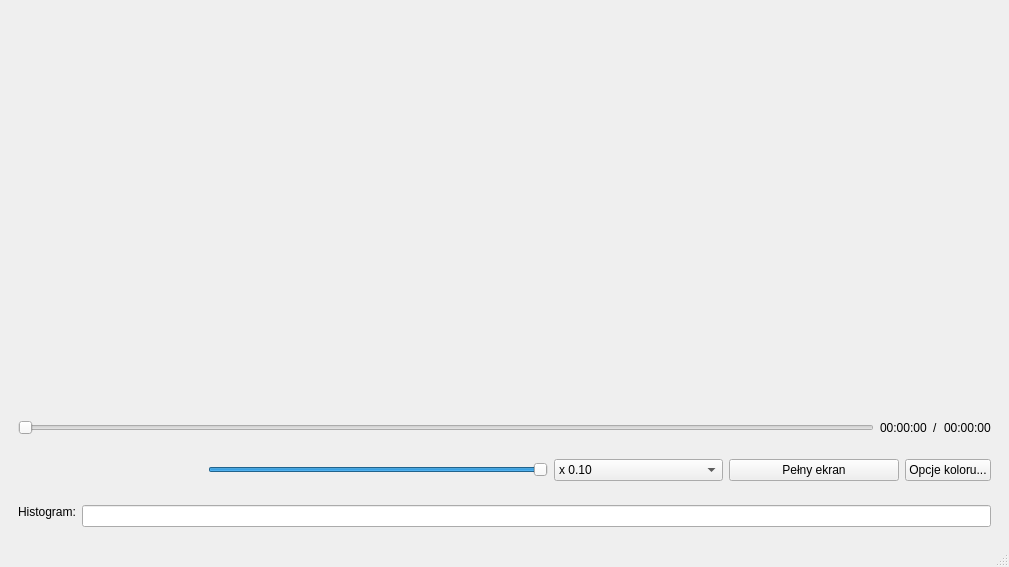
<?xml version="1.0" encoding="UTF-8"?>
<ui version="4.0">
 <class>PMPlayerView</class>
 <widget class="QMainWindow" name="PMPlayerView">
  <property name="geometry">
   <rect>
    <x>0</x>
    <y>0</y>
    <width>1009</width>
    <height>567</height>
   </rect>
  </property>
  <property name="windowTitle">
   <string>Play, Music, Play!</string>
  </property>
  <property name="windowIcon">
   <iconset resource="../../../resources/icons/icons.qrc">
    <normaloff>:/icons/disc.png</normaloff>:/icons/disc.png</iconset>
  </property>
  <property name="toolButtonStyle">
   <enum>Qt::ToolButtonIconOnly</enum>
  </property>
  <widget class="QWidget" name="centralwidget">
   <layout class="QVBoxLayout" name="verticalLayout">
    <item>
     <widget class="QWidget" name="mediaWidget" native="true">
      <property name="sizePolicy">
       <sizepolicy hsizetype="Expanding" vsizetype="Expanding">
        <horstretch>0</horstretch>
        <verstretch>0</verstretch>
       </sizepolicy>
      </property>
      <layout class="QHBoxLayout" name="horizontalLayout"/>
     </widget>
    </item>
    <item>
     <widget class="QWidget" name="timelineWidget" native="true">
      <property name="sizePolicy">
       <sizepolicy hsizetype="Expanding" vsizetype="Fixed">
        <horstretch>0</horstretch>
        <verstretch>0</verstretch>
       </sizepolicy>
      </property>
      <layout class="QHBoxLayout" name="horizontalLayout_2">
       <item>
        <widget class="QSlider" name="timelineSlider">
         <property name="orientation">
          <enum>Qt::Horizontal</enum>
         </property>
        </widget>
       </item>
       <item>
        <widget class="QLabel" name="currentTimeLabel">
         <property name="text">
          <string>00:00:00</string>
         </property>
        </widget>
       </item>
       <item>
        <widget class="QLabel" name="timeSeparatorLabel">
         <property name="text">
          <string>/</string>
         </property>
        </widget>
       </item>
       <item>
        <widget class="QLabel" name="maxTimeLabel">
         <property name="text">
          <string>00:00:00</string>
         </property>
        </widget>
       </item>
      </layout>
     </widget>
    </item>
    <item>
     <widget class="QWidget" name="optionsWidget" native="true">
      <property name="sizePolicy">
       <sizepolicy hsizetype="Expanding" vsizetype="Fixed">
        <horstretch>0</horstretch>
        <verstretch>0</verstretch>
       </sizepolicy>
      </property>
      <layout class="QHBoxLayout" name="horizontalLayout_3">
       <item>
        <widget class="QPushButton" name="stopButton">
         <property name="maximumSize">
          <size>
           <width>32</width>
           <height>32</height>
          </size>
         </property>
         <property name="text">
          <string/>
         </property>
         <property name="icon">
          <iconset resource="../../../resources/icons/icons.qrc">
           <normaloff>:/icons/stop.png</normaloff>:/icons/stop.png</iconset>
         </property>
         <property name="iconSize">
          <size>
           <width>32</width>
           <height>32</height>
          </size>
         </property>
         <property name="flat">
          <bool>true</bool>
         </property>
        </widget>
       </item>
       <item>
        <widget class="QPushButton" name="backwardButton">
         <property name="sizePolicy">
          <sizepolicy hsizetype="Fixed" vsizetype="Fixed">
           <horstretch>1</horstretch>
           <verstretch>0</verstretch>
          </sizepolicy>
         </property>
         <property name="maximumSize">
          <size>
           <width>32</width>
           <height>32</height>
          </size>
         </property>
         <property name="text">
          <string/>
         </property>
         <property name="icon">
          <iconset resource="../../../resources/icons/icons.qrc">
           <normaloff>:/icons/back.png</normaloff>:/icons/back.png</iconset>
         </property>
         <property name="iconSize">
          <size>
           <width>32</width>
           <height>32</height>
          </size>
         </property>
         <property name="flat">
          <bool>true</bool>
         </property>
        </widget>
       </item>
       <item>
        <widget class="QPushButton" name="playButton">
         <property name="sizePolicy">
          <sizepolicy hsizetype="Fixed" vsizetype="Fixed">
           <horstretch>1</horstretch>
           <verstretch>0</verstretch>
          </sizepolicy>
         </property>
         <property name="maximumSize">
          <size>
           <width>32</width>
           <height>32</height>
          </size>
         </property>
         <property name="text">
          <string/>
         </property>
         <property name="icon">
          <iconset resource="../../../resources/icons/icons.qrc">
           <normaloff>:/icons/play.png</normaloff>
           <normalon>:/icons/pause.png</normalon>:/icons/play.png</iconset>
         </property>
         <property name="iconSize">
          <size>
           <width>32</width>
           <height>32</height>
          </size>
         </property>
         <property name="checkable">
          <bool>true</bool>
         </property>
         <property name="flat">
          <bool>true</bool>
         </property>
        </widget>
       </item>
       <item>
        <widget class="QPushButton" name="forwardButton">
         <property name="sizePolicy">
          <sizepolicy hsizetype="Fixed" vsizetype="Fixed">
           <horstretch>1</horstretch>
           <verstretch>0</verstretch>
          </sizepolicy>
         </property>
         <property name="maximumSize">
          <size>
           <width>32</width>
           <height>32</height>
          </size>
         </property>
         <property name="text">
          <string/>
         </property>
         <property name="icon">
          <iconset resource="../../../resources/icons/icons.qrc">
           <normaloff>:/icons/next.png</normaloff>:/icons/next.png</iconset>
         </property>
         <property name="iconSize">
          <size>
           <width>32</width>
           <height>32</height>
          </size>
         </property>
         <property name="flat">
          <bool>true</bool>
         </property>
        </widget>
       </item>
       <item>
        <widget class="QPushButton" name="volumeButton">
         <property name="sizePolicy">
          <sizepolicy hsizetype="Fixed" vsizetype="Fixed">
           <horstretch>1</horstretch>
           <verstretch>0</verstretch>
          </sizepolicy>
         </property>
         <property name="maximumSize">
          <size>
           <width>32</width>
           <height>32</height>
          </size>
         </property>
         <property name="text">
          <string/>
         </property>
         <property name="icon">
          <iconset resource="../../../resources/icons/icons.qrc">
           <normaloff>:/icons/up.png</normaloff>
           <normalon>:/icons/mute.png</normalon>:/icons/up.png</iconset>
         </property>
         <property name="iconSize">
          <size>
           <width>32</width>
           <height>32</height>
          </size>
         </property>
         <property name="checkable">
          <bool>true</bool>
         </property>
         <property name="flat">
          <bool>true</bool>
         </property>
        </widget>
       </item>
       <item>
        <widget class="QSlider" name="volumeSlider">
         <property name="sizePolicy">
          <sizepolicy hsizetype="Expanding" vsizetype="Fixed">
           <horstretch>4</horstretch>
           <verstretch>0</verstretch>
          </sizepolicy>
         </property>
         <property name="maximum">
          <number>100</number>
         </property>
         <property name="value">
          <number>100</number>
         </property>
         <property name="orientation">
          <enum>Qt::Horizontal</enum>
         </property>
        </widget>
       </item>
       <item>
        <widget class="QComboBox" name="speedBox">
         <property name="sizePolicy">
          <sizepolicy hsizetype="Preferred" vsizetype="Fixed">
           <horstretch>2</horstretch>
           <verstretch>0</verstretch>
          </sizepolicy>
         </property>
         <item>
          <property name="text">
           <string>x 0.10</string>
          </property>
         </item>
         <item>
          <property name="text">
           <string>x 0.25</string>
          </property>
         </item>
         <item>
          <property name="text">
           <string>x 0.50</string>
          </property>
         </item>
         <item>
          <property name="text">
           <string>x 0.75</string>
          </property>
         </item>
         <item>
          <property name="text">
           <string>x 1.0</string>
          </property>
         </item>
         <item>
          <property name="text">
           <string>x 1.25</string>
          </property>
         </item>
         <item>
          <property name="text">
           <string>x 1.5</string>
          </property>
         </item>
         <item>
          <property name="text">
           <string>x 2.0</string>
          </property>
         </item>
         <item>
          <property name="text">
           <string>x 2.5</string>
          </property>
         </item>
         <item>
          <property name="text">
           <string>x 3.0</string>
          </property>
         </item>
         <item>
          <property name="text">
           <string>x 5.0</string>
          </property>
         </item>
         <item>
          <property name="text">
           <string>x 10.0</string>
          </property>
         </item>
        </widget>
       </item>
       <item>
        <widget class="QPushButton" name="fullscreenButton">
         <property name="sizePolicy">
          <sizepolicy hsizetype="Minimum" vsizetype="Fixed">
           <horstretch>2</horstretch>
           <verstretch>0</verstretch>
          </sizepolicy>
         </property>
         <property name="text">
          <string>Pełny ekran</string>
         </property>
        </widget>
       </item>
       <item>
        <widget class="QPushButton" name="colorsButton">
         <property name="text">
          <string>Opcje koloru...</string>
         </property>
        </widget>
       </item>
      </layout>
     </widget>
    </item>
    <item>
     <widget class="QWidget" name="histogramWidget" native="true">
      <property name="sizePolicy">
       <sizepolicy hsizetype="Expanding" vsizetype="Fixed">
        <horstretch>0</horstretch>
        <verstretch>0</verstretch>
       </sizepolicy>
      </property>
      <layout class="QFormLayout" name="formLayout">
       <item row="0" column="0">
        <widget class="QLabel" name="histogramLabel">
         <property name="sizePolicy">
          <sizepolicy hsizetype="Fixed" vsizetype="Fixed">
           <horstretch>0</horstretch>
           <verstretch>0</verstretch>
          </sizepolicy>
         </property>
         <property name="text">
          <string>Histogram:</string>
         </property>
        </widget>
       </item>
       <item row="0" column="1">
        <widget class="QLineEdit" name="histogramEdit">
         <property name="readOnly">
          <bool>true</bool>
         </property>
        </widget>
       </item>
      </layout>
     </widget>
    </item>
   </layout>
  </widget>
  <widget class="QMenuBar" name="menubar">
   <property name="geometry">
    <rect>
     <x>0</x>
     <y>0</y>
     <width>1009</width>
     <height>22</height>
    </rect>
   </property>
   <property name="defaultUp">
    <bool>false</bool>
   </property>
   <property name="nativeMenuBar">
    <bool>false</bool>
   </property>
  </widget>
  <widget class="QStatusBar" name="statusbar"/>
  <action name="actionAdd">
   <property name="text">
    <string>Dodaj</string>
   </property>
  </action>
  <action name="actionRemove">
   <property name="text">
    <string>Usuń</string>
   </property>
  </action>
 </widget>
 <resources>
  <include location="../../../resources/icons/icons.qrc"/>
 </resources>
 <connections>
  <connection>
   <sender>speedBox</sender>
   <signal>activated(int)</signal>
   <receiver>PMPlayerView</receiver>
   <slot>changeSpeed()</slot>
   <hints>
    <hint type="sourcelabel">
     <x>680</x>
     <y>443</y>
    </hint>
    <hint type="destinationlabel">
     <x>577</x>
     <y>535</y>
    </hint>
   </hints>
  </connection>
 </connections>
 <slots>
  <slot>changeSpeed()</slot>
 </slots>
</ui>
